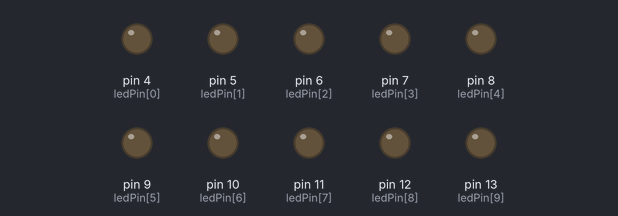
Bench run of a sketch on a simulated Arduino Uno, built with avr-gcc and run on an emulated ATmega328P. Parts: output pins drawn as LEDs (lit = HIGH).

Above: at 0.03 s.
At 0.42 s:
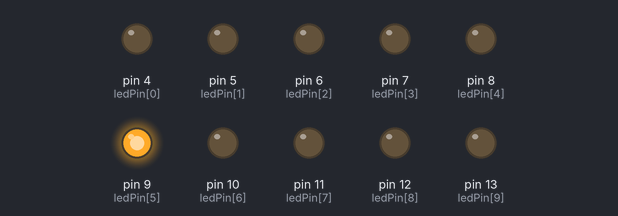
At 0.75 s:
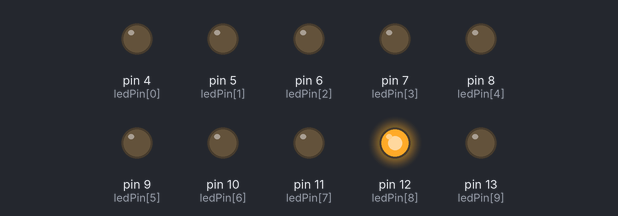
At 1.48 s:
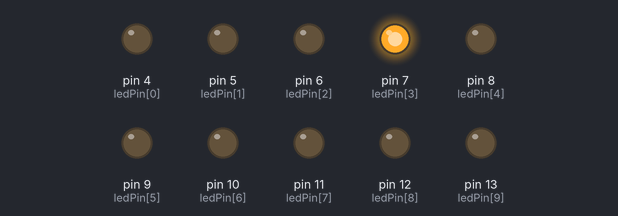
At 2.21 s:
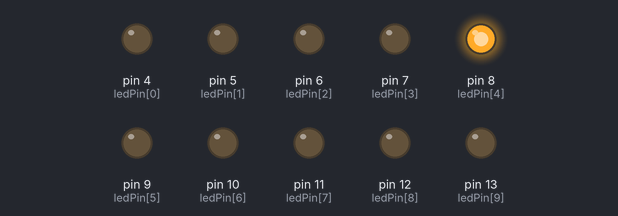
At 2.93 s:
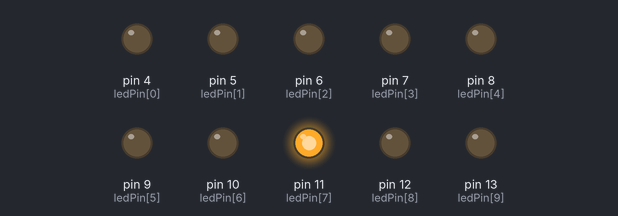
Timing chart, 0 to 3.2 s (numbered marks = the images above):
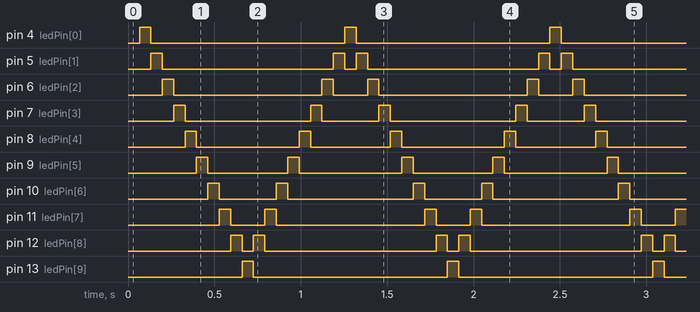

The sketch:

project-05.ino
```cpp
// Project 5 - LED Chase Effect

byte ledPin[] = {4, 5, 6, 7, 8, 9, 10, 11, 12, 13}; // Array for LEDs pins
int ledDelay = 65;
int direction = 1;
int currentLED = 0;
unsigned long changeTime;

void setup() {
  // Setup all pins to OUTPUT
  for (int i = 0; i < 10; i++) {
    pinMode(ledPin[i], OUTPUT); }
    changeTime = millis();
}

void loop() {
  // Check if it has been ledDelay value in ms since last change
  if ((millis() - changeTime) > ledDelay) {
    changeLED();
    changeTime = millis();
  }
}

void changeLED() {
  // Turn off all LEDs
  for (int i = 0; i < 10; i++) {
   	digitalWrite(ledPin[i], LOW);
  }

  // Turn on the current LED
  digitalWrite(ledPin[currentLED], HIGH);
  // Increment the current LED based on direction value
  currentLED += direction;

  // Change the direction if we reach the end of LEDs sequence
  if (currentLED == 9) {direction = -1;}
  if (currentLED == 0) {direction = 1;}
}
```

Measured:
- by itself, pin 4 (ledPin[0]), pin 13 (ledPin[9]): alternates HIGH for 0.07 s and LOW for 1.1 s
- by itself, pin 5 (ledPin[1]): repeats every 1.2 s: LOW 0.99 s, HIGH 0.07 s, LOW 0.07 s, HIGH 0.07 s
- by itself, pin 6 (ledPin[2]): repeats every 1.2 s: LOW 0.86 s, HIGH 0.07 s, LOW 0.20 s, HIGH 0.07 s
- by itself, pin 7 (ledPin[3]): repeats every 1.2 s: LOW 0.73 s, HIGH 0.07 s, LOW 0.33 s, HIGH 0.07 s
- by itself, pin 8 (ledPin[4]): repeats every 1.2 s: LOW 0.59 s, HIGH 0.07 s, LOW 0.46 s, HIGH 0.07 s
- by itself, pin 9 (ledPin[5]): repeats every 1.2 s: LOW 0.46 s, HIGH 0.07 s, LOW 0.59 s, HIGH 0.07 s
- by itself, pin 10 (ledPin[6]): repeats every 1.2 s: LOW 0.33 s, HIGH 0.07 s, LOW 0.73 s, HIGH 0.07 s
- by itself, pin 11 (ledPin[7]): repeats every 1.2 s: LOW 0.20 s, HIGH 0.07 s, LOW 0.86 s, HIGH 0.07 s
